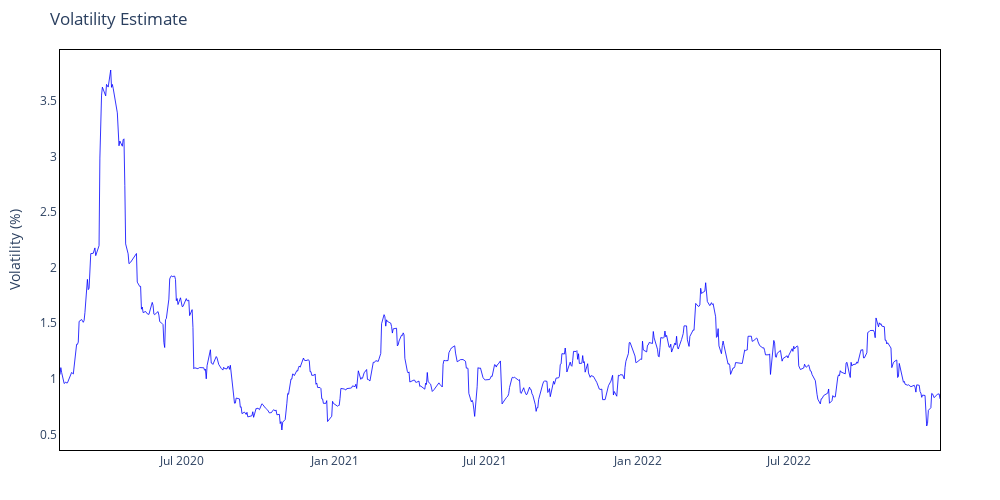
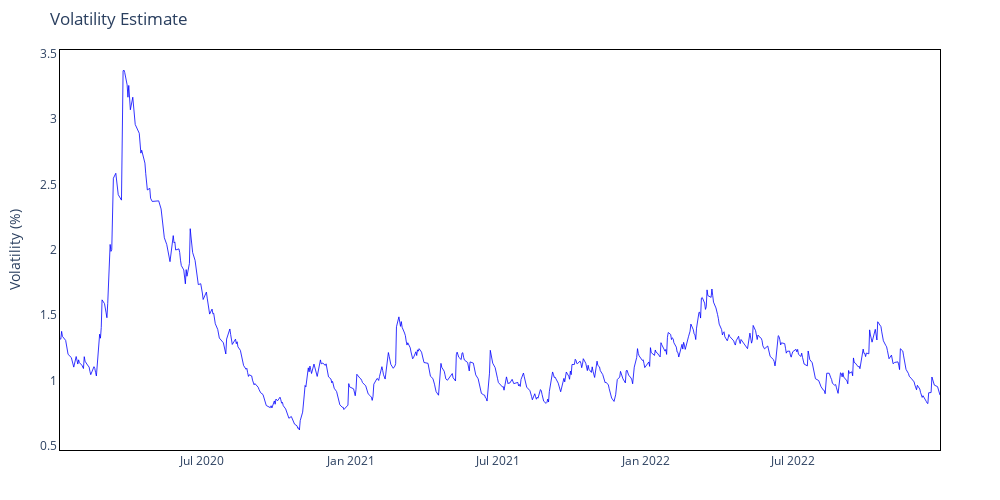

Write notebook code for charts like these, in order.
### Code cell
fig_ma_vol = IP.interactive_plot_volatility(result_ma["Volatility"])
fig_rm_vol = IP.interactive_plot_volatility(result_rm["Volatility"])

fig_ma_vol.show()
fig_rm_vol.show()

### Figure 1 — Plotly figure (JSON) as saved in the notebook; plotly's stock layout.template omitted (floating-point values rounded to 4 significant figures; data arrays with more than 128 entries replaced by an {"elided": "..."} marker saying what was removed)
{"data": [{"hovertemplate": "Date: %{x}<br>Volatility: %{y:.2f}%", "line": {"color": "blue", "width": 0.8}, "mode": "lines", "name": "Volatility", "type": "scatter", "x": {"elided": "674 str values"}, "y": {"elided": "674 float values"}}], "layout": {"height": 500, "hovermode": "x unified", "margin": {"b": 50, "l": 60, "r": 60, "t": 50}, "paper_bgcolor": "white", "plot_bgcolor": "white", "title": {"text": "Volatility Estimate"}, "width": 1000, "xaxis": {"linecolor": "black", "linewidth": 1, "mirror": true, "showline": true}, "yaxis": {"linecolor": "black", "linewidth": 1, "mirror": true, "showline": true, "title": {"text": "Volatility (%)"}}}}

### Figure 2 — Plotly figure (JSON) as saved in the notebook; plotly's stock layout.template omitted (floating-point values rounded to 4 significant figures; data arrays with more than 128 entries replaced by an {"elided": "..."} marker saying what was removed)
{"data": [{"hovertemplate": "Date: %{x}<br>Volatility: %{y:.2f}%", "line": {"color": "blue", "width": 0.8}, "mode": "lines", "name": "Volatility", "type": "scatter", "x": {"elided": "693 str values"}, "y": {"elided": "693 float values"}}], "layout": {"height": 500, "hovermode": "x unified", "margin": {"b": 50, "l": 60, "r": 60, "t": 50}, "paper_bgcolor": "white", "plot_bgcolor": "white", "title": {"text": "Volatility Estimate"}, "width": 1000, "xaxis": {"linecolor": "black", "linewidth": 1, "mirror": true, "showline": true}, "yaxis": {"linecolor": "black", "linewidth": 1, "mirror": true, "showline": true, "title": {"text": "Volatility (%)"}}}}
